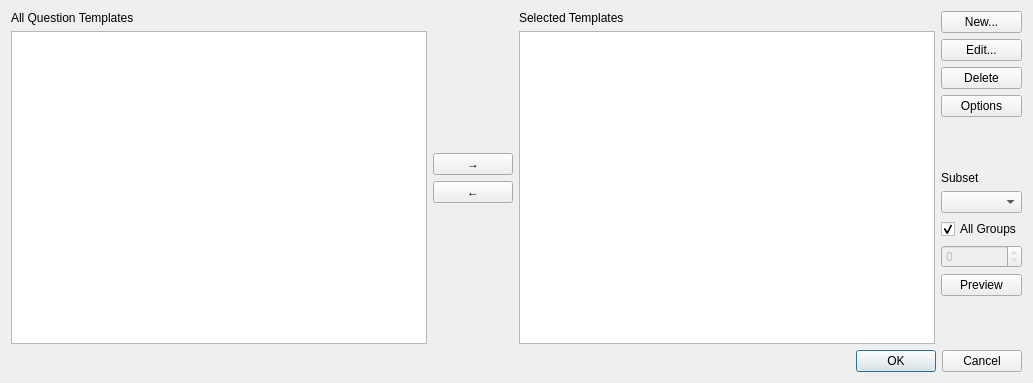
<?xml version="1.0" encoding="UTF-8"?>
<ui version="4.0">
 <class>QuestionsWizard</class>
 <widget class="QDialog" name="QuestionsWizard">
  <property name="geometry">
   <rect>
    <x>0</x>
    <y>0</y>
    <width>1033</width>
    <height>383</height>
   </rect>
  </property>
  <property name="windowTitle">
   <string>Dialog</string>
  </property>
  <layout class="QGridLayout" name="gridLayout">
   <item row="0" column="0">
    <layout class="QHBoxLayout" name="horizontalLayout_2">
     <item>
      <layout class="QVBoxLayout" name="verticalLayout_3">
       <item>
        <widget class="QLabel" name="label">
         <property name="text">
          <string>All Question Templates</string>
         </property>
        </widget>
       </item>
       <item>
        <widget class="QListWidget" name="templatesList"/>
       </item>
      </layout>
     </item>
     <item>
      <layout class="QVBoxLayout" name="verticalLayout_2">
       <item>
        <spacer name="verticalSpacer_3">
         <property name="orientation">
          <enum>Qt::Vertical</enum>
         </property>
         <property name="sizeHint" stdset="0">
          <size>
           <width>20</width>
           <height>40</height>
          </size>
         </property>
        </spacer>
       </item>
       <item>
        <widget class="QPushButton" name="addSel">
         <property name="text">
          <string>→</string>
         </property>
        </widget>
       </item>
       <item>
        <widget class="QPushButton" name="removeSel">
         <property name="text">
          <string>←</string>
         </property>
        </widget>
       </item>
       <item>
        <spacer name="verticalSpacer_2">
         <property name="orientation">
          <enum>Qt::Vertical</enum>
         </property>
         <property name="sizeHint" stdset="0">
          <size>
           <width>20</width>
           <height>40</height>
          </size>
         </property>
        </spacer>
       </item>
      </layout>
     </item>
     <item>
      <layout class="QVBoxLayout" name="verticalLayout_4">
       <item>
        <widget class="QLabel" name="label_2">
         <property name="text">
          <string>Selected Templates</string>
         </property>
        </widget>
       </item>
       <item>
        <widget class="QListWidget" name="selectedList"/>
       </item>
      </layout>
     </item>
    </layout>
   </item>
   <item row="0" column="1">
    <layout class="QVBoxLayout" name="verticalLayout">
     <item>
      <widget class="QPushButton" name="newTemplate">
       <property name="text">
        <string>New...</string>
       </property>
      </widget>
     </item>
     <item>
      <widget class="QPushButton" name="editTemplate">
       <property name="text">
        <string>Edit...</string>
       </property>
      </widget>
     </item>
     <item>
      <widget class="QPushButton" name="deleteTemplate">
       <property name="text">
        <string>Delete</string>
       </property>
      </widget>
     </item>
     <item>
      <widget class="QPushButton" name="options">
       <property name="text">
        <string>Options</string>
       </property>
      </widget>
     </item>
     <item>
      <spacer name="verticalSpacer_4">
       <property name="orientation">
        <enum>Qt::Vertical</enum>
       </property>
       <property name="sizeHint" stdset="0">
        <size>
         <width>20</width>
         <height>40</height>
        </size>
       </property>
      </spacer>
     </item>
     <item>
      <widget class="QLabel" name="label_3">
       <property name="text">
        <string>Subset</string>
       </property>
      </widget>
     </item>
     <item>
      <widget class="QComboBox" name="subsetBox"/>
     </item>
     <item>
      <widget class="QCheckBox" name="allgroups_box">
       <property name="text">
        <string>All Groups</string>
       </property>
       <property name="checked">
        <bool>true</bool>
       </property>
      </widget>
     </item>
     <item>
      <widget class="QSpinBox" name="group_index_box">
       <property name="enabled">
        <bool>false</bool>
       </property>
       <property name="minimum">
        <number>0</number>
       </property>
       <property name="maximum">
        <number>0</number>
       </property>
      </widget>
     </item>
     <item>
      <widget class="QPushButton" name="previewSubsetButton">
       <property name="text">
        <string>Preview</string>
       </property>
      </widget>
     </item>
     <item>
      <spacer name="verticalSpacer">
       <property name="orientation">
        <enum>Qt::Vertical</enum>
       </property>
       <property name="sizeHint" stdset="0">
        <size>
         <width>20</width>
         <height>40</height>
        </size>
       </property>
      </spacer>
     </item>
    </layout>
   </item>
   <item row="1" column="0" colspan="2">
    <widget class="QDialogButtonBox" name="buttonBox">
     <property name="orientation">
      <enum>Qt::Horizontal</enum>
     </property>
     <property name="standardButtons">
      <set>QDialogButtonBox::Cancel|QDialogButtonBox::Ok</set>
     </property>
    </widget>
   </item>
  </layout>
 </widget>
 <resources/>
 <connections>
  <connection>
   <sender>buttonBox</sender>
   <signal>accepted()</signal>
   <receiver>QuestionsWizard</receiver>
   <slot>accept()</slot>
   <hints>
    <hint type="sourcelabel">
     <x>248</x>
     <y>254</y>
    </hint>
    <hint type="destinationlabel">
     <x>157</x>
     <y>274</y>
    </hint>
   </hints>
  </connection>
  <connection>
   <sender>buttonBox</sender>
   <signal>rejected()</signal>
   <receiver>QuestionsWizard</receiver>
   <slot>reject()</slot>
   <hints>
    <hint type="sourcelabel">
     <x>316</x>
     <y>260</y>
    </hint>
    <hint type="destinationlabel">
     <x>286</x>
     <y>274</y>
    </hint>
   </hints>
  </connection>
 </connections>
</ui>
